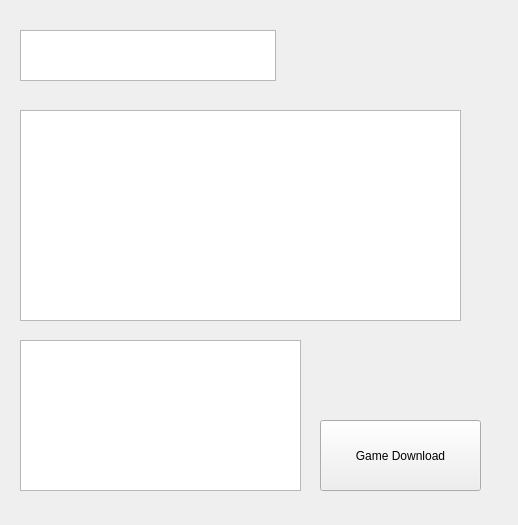
<?xml version="1.0" encoding="UTF-8"?>
<ui version="4.0">
 <class>GameForm</class>
 <widget class="QWidget" name="GameForm">
  <property name="geometry">
   <rect>
    <x>0</x>
    <y>0</y>
    <width>518</width>
    <height>525</height>
   </rect>
  </property>
  <property name="windowTitle">
   <string>Form</string>
  </property>
  <widget class="QTextBrowser" name="gamename">
   <property name="geometry">
    <rect>
     <x>20</x>
     <y>30</y>
     <width>256</width>
     <height>51</height>
    </rect>
   </property>
   <property name="html">
    <string>&lt;!DOCTYPE HTML PUBLIC &quot;-//W3C//DTD HTML 4.0//EN&quot; &quot;http://www.w3.org/TR/REC-html40/strict.dtd&quot;&gt;
&lt;html&gt;&lt;head&gt;&lt;meta name=&quot;qrichtext&quot; content=&quot;1&quot; /&gt;&lt;style type=&quot;text/css&quot;&gt;
p, li { white-space: pre-wrap; }
&lt;/style&gt;&lt;/head&gt;&lt;body style=&quot; font-family:'Noto Sans'; font-size:9pt; font-weight:400; font-style:normal;&quot;&gt;
&lt;p style=&quot;-qt-paragraph-type:empty; margin-top:0px; margin-bottom:0px; margin-left:0px; margin-right:0px; -qt-block-indent:0; text-indent:0px;&quot;&gt;&lt;br /&gt;&lt;/p&gt;&lt;/body&gt;&lt;/html&gt;</string>
   </property>
  </widget>
  <widget class="QTextBrowser" name="gamedescription">
   <property name="geometry">
    <rect>
     <x>20</x>
     <y>110</y>
     <width>441</width>
     <height>211</height>
    </rect>
   </property>
   <property name="html">
    <string>&lt;!DOCTYPE HTML PUBLIC &quot;-//W3C//DTD HTML 4.0//EN&quot; &quot;http://www.w3.org/TR/REC-html40/strict.dtd&quot;&gt;
&lt;html&gt;&lt;head&gt;&lt;meta name=&quot;qrichtext&quot; content=&quot;1&quot; /&gt;&lt;style type=&quot;text/css&quot;&gt;
p, li { white-space: pre-wrap; }
&lt;/style&gt;&lt;/head&gt;&lt;body style=&quot; font-family:'Noto Sans'; font-size:9pt; font-weight:400; font-style:normal;&quot;&gt;
&lt;p style=&quot;-qt-paragraph-type:empty; margin-top:0px; margin-bottom:0px; margin-left:0px; margin-right:0px; -qt-block-indent:0; text-indent:0px;&quot;&gt;&lt;br /&gt;&lt;/p&gt;&lt;/body&gt;&lt;/html&gt;</string>
   </property>
  </widget>
  <widget class="QTextBrowser" name="gamelog">
   <property name="geometry">
    <rect>
     <x>20</x>
     <y>340</y>
     <width>281</width>
     <height>151</height>
    </rect>
   </property>
   <property name="html">
    <string>&lt;!DOCTYPE HTML PUBLIC &quot;-//W3C//DTD HTML 4.0//EN&quot; &quot;http://www.w3.org/TR/REC-html40/strict.dtd&quot;&gt;
&lt;html&gt;&lt;head&gt;&lt;meta name=&quot;qrichtext&quot; content=&quot;1&quot; /&gt;&lt;style type=&quot;text/css&quot;&gt;
p, li { white-space: pre-wrap; }
&lt;/style&gt;&lt;/head&gt;&lt;body style=&quot; font-family:'Noto Sans'; font-size:9pt; font-weight:400; font-style:normal;&quot;&gt;
&lt;p style=&quot;-qt-paragraph-type:empty; margin-top:0px; margin-bottom:0px; margin-left:0px; margin-right:0px; -qt-block-indent:0; text-indent:0px;&quot;&gt;&lt;br /&gt;&lt;/p&gt;&lt;/body&gt;&lt;/html&gt;</string>
   </property>
  </widget>
  <widget class="QPushButton" name="gamedown">
   <property name="geometry">
    <rect>
     <x>320</x>
     <y>420</y>
     <width>161</width>
     <height>71</height>
    </rect>
   </property>
   <property name="text">
    <string>Game Download</string>
   </property>
  </widget>
 </widget>
 <resources/>
 <connections/>
</ui>
